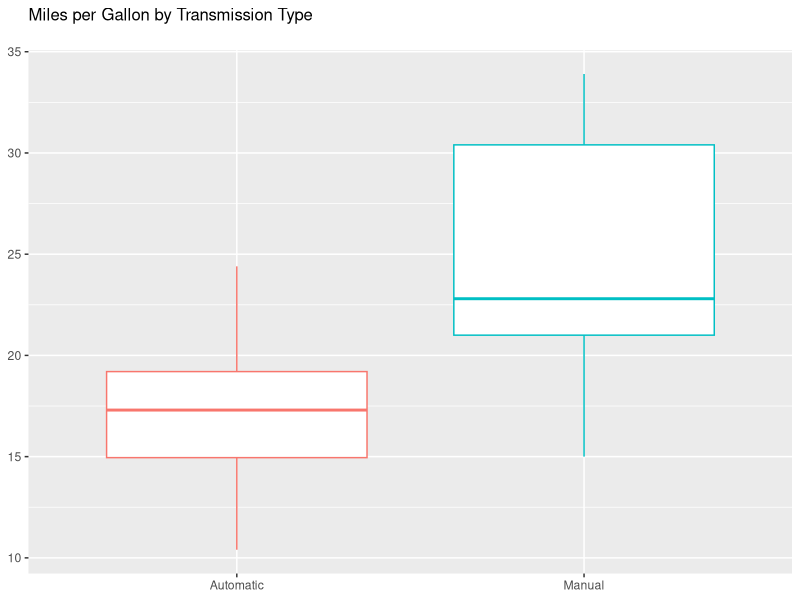
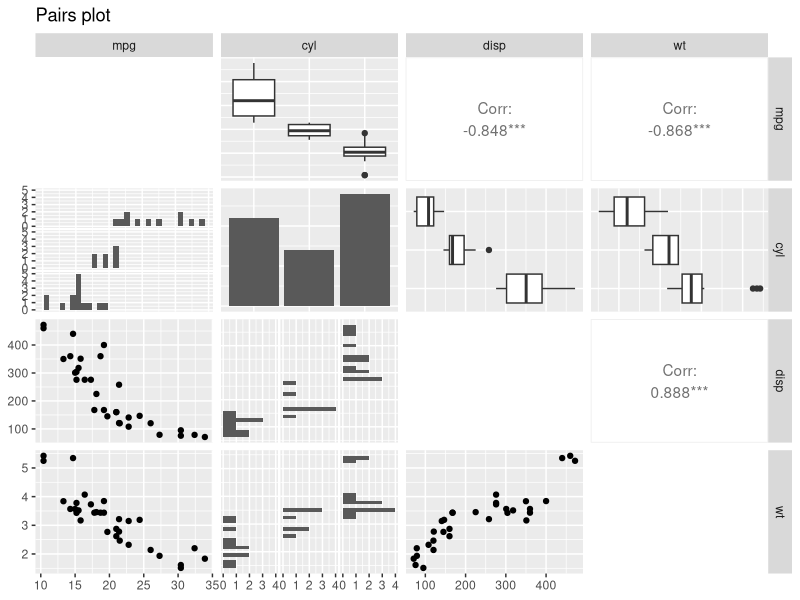
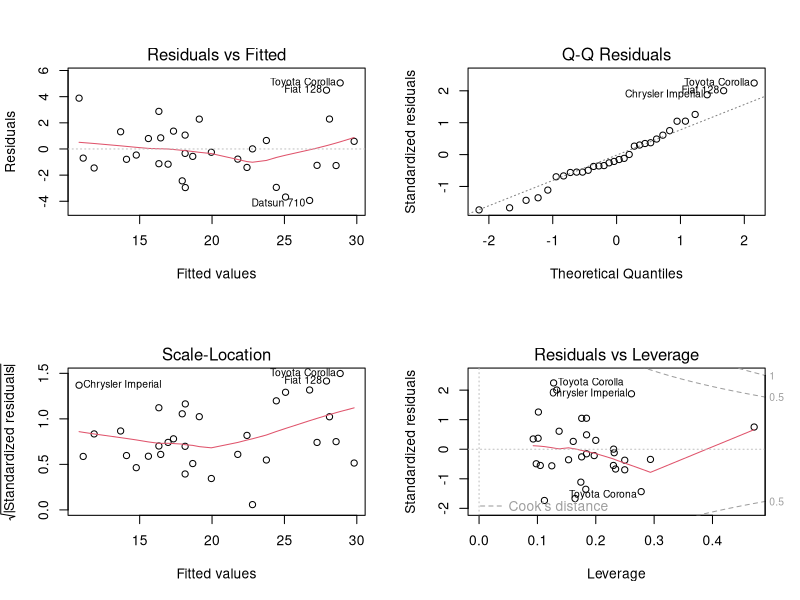
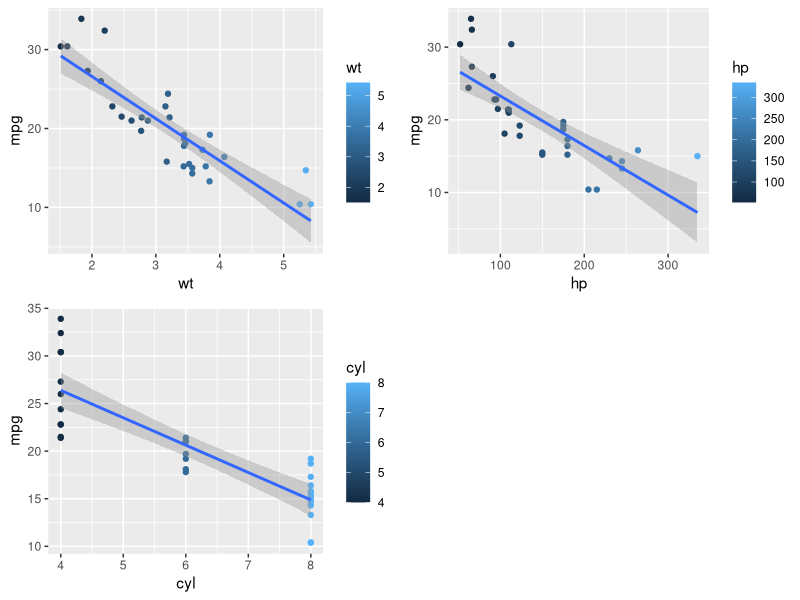

The R source for these figures, in order: (Note: this script raises an error after producing the figures.)
## ---- chunk 1
mtcars$cyl  <- factor(mtcars$cyl)
mtcars$vs   <- factor(mtcars$vs)
mtcars$am   <- factor(mtcars$am, labels = c("Automatic", "Manual"))
mtcars$gear <- factor(mtcars$gear)
mtcars$carb <- factor(mtcars$carb)
## ---- chunk 2
fit0 <- lm(mpg ~ am, data = mtcars)
summary(fit0)$coef
## ---- chunk 3
n <- length(mtcars$mpg)
alpha <- 0.05
tstat <- qt(1 - alpha/2, n - 2)
B0 <-   summary(fit0)$coef[2,1]
seB0 <- summary(fit0)$coef[2,2]
B0 + c(-1, 1) * (seB0 * tstat)
## ---- chunk 4
library(MASS)
fit1 <- lm(mpg~., data = mtcars)
fit2 <- stepAIC(fit1, direction = "both")
## ---- chunk 5
summary(fit2)
## ---- chunk 6
library(ggplot2)
g <- ggplot(mtcars, aes(x = am, y = mpg, color = am)) + 
    geom_boxplot(outlier.colour = "green") +
    labs(title = "Miles per Gallon by Transmission Type\n") +
    theme(axis.title = element_blank(), legend.position = 'none',
          title = element_text(size=10))
print(g)
## ---- chunk 7
library(GGally)
g <- ggpairs(mtcars[,c("mpg","cyl","disp","wt")], 
             diag = list(continuous = "blank"), title = "Pairs plot")
print(g)
## ---- chunk 8
par(mfrow=c(2, 2))
plot(fit2)#, which = c(1:1))
## ---- chunk 9
multiplot <- function(..., plotlist=NULL, file, cols=1, layout=NULL) {
    library(grid)
    
    # Make a list from the ... arguments and plotlist
    plots <- c(list(...), plotlist)
    
    numPlots = length(plots)
    
    # If layout is NULL, then use 'cols' to determine layout
    if (is.null(layout)) {
        # Make the panel
        # ncol: Number of columns of plots
        # nrow: Number of rows needed, calculated from # of cols
        layout <- matrix(seq(1, cols * ceiling(numPlots/cols)),
                         ncol = cols, nrow = ceiling(numPlots/cols))
    }
    
    if (numPlots==1) {
        print(plots[[1]])
        
    } else {
        # Set up the page
        grid.newpage()
        pushViewport(viewport(layout = grid.layout(nrow(layout), ncol(layout))))
        
        # Make each plot, in the correct location
        for (i in 1:numPlots) {
            # Get the i,j matrix positions of the regions that contain this subplot
            matchidx <- as.data.frame(which(layout == i, arr.ind = TRUE))
            
            print(plots[[i]], vp = viewport(layout.pos.row = matchidx$row,
                                            layout.pos.col = matchidx$col))
        }
    }
}

mtcars$cyl  <- as.numeric(levels(mtcars$cyl))[mtcars$cyl]

g1 <- ggplot(mtcars, aes(x = wt, y = mpg)) +
    geom_point(aes(y = mpg, x = wt,  colour = wt)) +
    geom_smooth(method = "lm")

g2 <- ggplot(mtcars, aes(x = cyl, y = mpg)) +
    geom_point(aes(y = mpg, x = cyl, colour = cyl)) +
    geom_smooth(method = "lm")

g3 <- ggplot(mtcars, aes(x = hp, y = mpg)) +
    geom_point(aes(y = mpg, x = hp,  colour = hp)) +
    geom_smooth(method = "lm")

multiplot(g1, g2, g3, cols = 2)

## ---- chunk 10
lapply(list(fit, fit2), coef)

